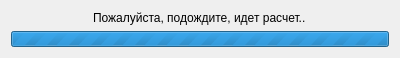
<?xml version="1.0" encoding="UTF-8"?>
<ui version="4.0">
 <class>ProgressReportDialog</class>
 <widget class="QDialog" name="ProgressReportDialog">
  <property name="geometry">
   <rect>
    <x>0</x>
    <y>0</y>
    <width>400</width>
    <height>58</height>
   </rect>
  </property>
  <property name="minimumSize">
   <size>
    <width>400</width>
    <height>58</height>
   </size>
  </property>
  <property name="maximumSize">
   <size>
    <width>400</width>
    <height>58</height>
   </size>
  </property>
  <property name="windowTitle">
   <string>Выполнение действия...</string>
  </property>
  <property name="modal">
   <bool>true</bool>
  </property>
  <layout class="QVBoxLayout" name="verticalLayout">
   <item alignment="Qt::AlignHCenter">
    <widget class="QLabel" name="label">
     <property name="text">
      <string>Пожалуйста, подождите, идет расчет..</string>
     </property>
    </widget>
   </item>
   <item>
    <widget class="QProgressBar" name="progressBar">
     <property name="maximum">
      <number>0</number>
     </property>
     <property name="value">
      <number>-1</number>
     </property>
    </widget>
   </item>
  </layout>
 </widget>
 <resources/>
 <connections/>
</ui>
